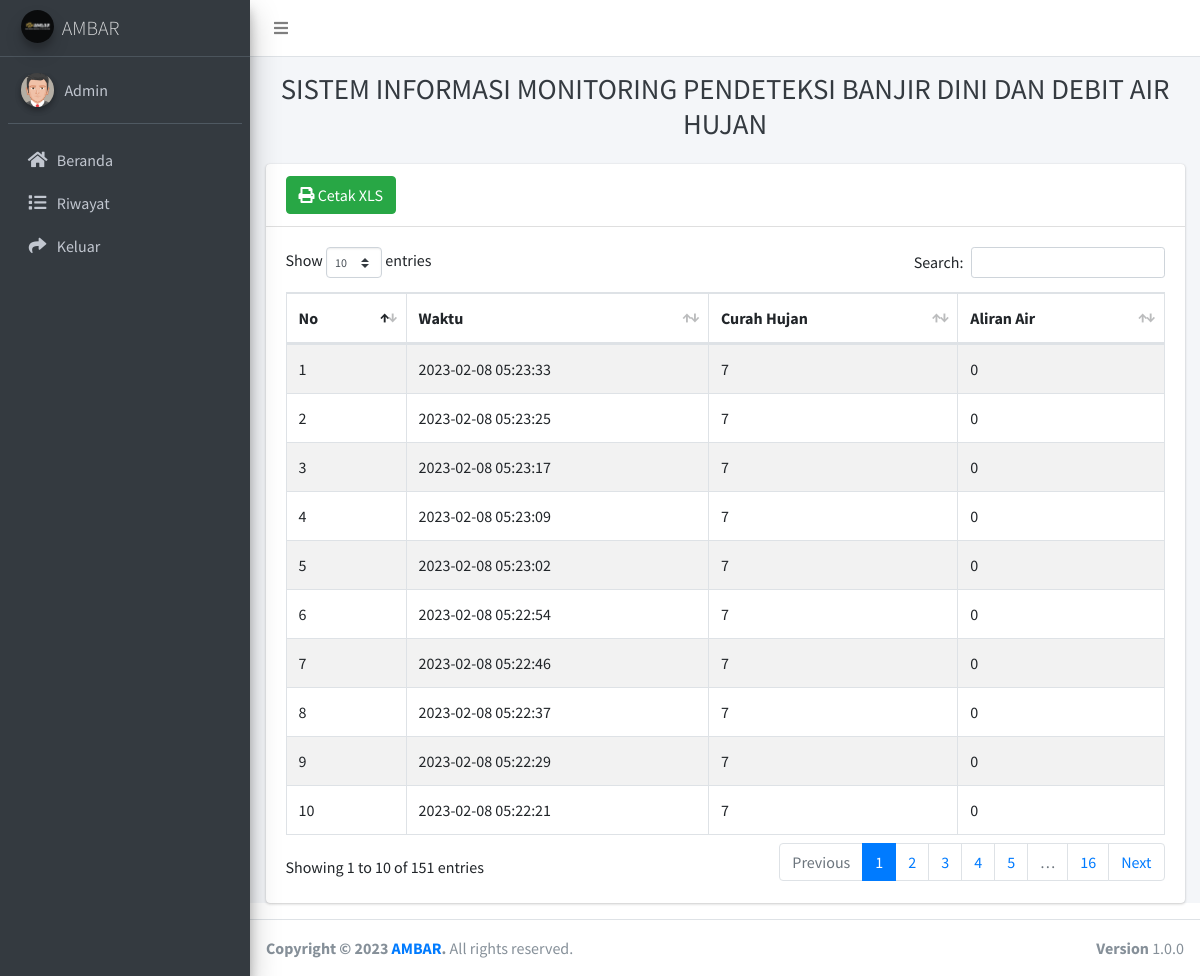
Screenshot of /index.php/riwayat with the database file from the repository.
### tables this page shows
CREATE TABLE `station1` (
  `id` int UNSIGNED NOT NULL,
  `suhu` double NOT NULL,
  `kelembaban` double NOT NULL,
  `created_at` timestamp NOT NULL DEFAULT CURRENT_TIMESTAMP ON UPDATE CURRENT_TIMESTAMP
);

### application/controllers/Riwayat.php (called while the page is built, shortened)
<?php
class Riwayat extends CI_Controller
{
    public function index()
    {
        $data['riwayat'] = $this->M_App->tampil_data("station1", "id", "DESC")->result();
        $this->load->view('template/header');
        $this->load->view('template/sidebar');
        $this->load->view('riwayat', $data);
        $this->load->view('template/footer');
    }
}

### index.php (called while the page is built, shortened)
<?php
require_once BASEPATH.'core/CodeIgniter.php';

### application/models/M_App.php (called while the page is built, shortened)
<?php
class M_App extends CI_Model
{
    public function tampil_data($nm_table, $field, $order, $limit = null)
    {
        $this->db->select('*');
        $this->db->from($nm_table);
        $this->db->order_by($field, $order);
        $this->db->limit($limit);
        return $this->db->get();
    }
}

### application/views/riwayat.php (the view)
<div class="card">
    <div class="card-header">
        <div>
            <a class=" btn btn-success" href="<?= base_url('Xls/xls') ?>"><i class="fas fa-print "></i> Cetak XLS</a>
        </div>
    </div>
    <div class="card-body">
        <table id="example1" class="table table-bordered table-striped">
            <thead>
                <tr>
                    <th>No</th>
                    <th>Waktu</th>
                    <th>Curah Hujan</th>
                    <th>Aliran Air</th>
                </tr>
            </thead>
            <tbody>
                <?php
                $no = 1;
                foreach ($riwayat as $data) :
                ?>
                    <tr>
                        <td><?= $no++ ?></td>
                        <td><?= $data->created_at ?></td>
                        <td><?= $data->suhu ?></td>
                        <td><?= $data->kelembaban ?></td>
                    </tr>
                <?php
                endforeach;
                ?>
            </tbody>
        </table>
    </div>
</div>

### application/views/template/header.php (shortened to what this page needs)
<!DOCTYPE html>
<html>
<head>
    <link rel="stylesheet" href="<?= base_url('assets/template') ?>/plugins/fontawesome-free/css/all.min.css">
    <link rel="stylesheet" href="https://code.ionicframework.com/ionicons/2.0.1/css/ionicons.min.css">
    <link rel="stylesheet" href="<?= base_url('assets/template') ?>/plugins/datatables-bs4/css/dataTables.bootstrap4.min.css">
    <link rel="stylesheet" href="<?= base_url('assets/template') ?>/plugins/datatables-responsive/css/responsive.bootstrap4.min.css">
    <link rel="stylesheet" href="<?= base_url('assets/template') ?>/dist/css/adminlte.min.css">
</head>

### application/views/template/sidebar.php (shortened to what this page needs)
<body class="hold-transition sidebar-mini">
    <div class="wrapper">
        <nav class="main-header navbar navbar-expand navbar-white navbar-light">
            <ul class="navbar-nav">
                <li class="nav-item">
                    <a class="nav-link" data-widget="pushmenu" href="#" role="button"><i class="fas fa-bars"></i></a>
                </li>
        </nav>
        <aside class="main-sidebar sidebar-dark-primary elevation-4">
            <a href="#" class="brand-link">
                <img src="<?= base_url('assets/template/') ?>dist/img/AMBAR11.jpg" alt="AdminLTE Logo" class="brand-image img-circle elevation-3" style="opacity: .8">
                <span class="brand-text font-weight-light">AMBAR</span>
            </a>
            <div class="sidebar">
                <div class="user-panel mt-3 pb-3 mb-3 d-flex">
                    <div class="image">
                        <img src="<?= base_url('assets/template/') ?>dist/img/Avatar5.png" class="img-circle elevation-2" alt="User Image">
                    </div>
                    <div class="info">
                        <a href="#" class="d-block">Admin</a>
                    </div>
                </div>
                <nav class="mt-2">
                    <ul class="nav nav-pills nav-sidebar flex-column" data-widget="treeview" role="menu" data-accordion="false">
                        <li class="nav-item">
                            <a href="<?= base_url('dashboard') ?>" class="nav-link">
                                <i class="nav-icon fas fa-home"></i>
                                <p>Beranda</p>
                            </a>
                        </li>
                        <li class="nav-item">
                            <a href="<?= base_url('riwayat') ?>" class="nav-link">
                                <i class="nav-icon fas fa-list"></i>
                                <p>Riwayat</p>
                            </a>
                        </li>
                        <li class="nav-item">
                            <a href="<?= base_url('Login/logout') ?>" class="nav-link">
                                <i class="nav-icon fas fa-share"></i>
                                <p>Keluar</p>
                            </a>
                        </li>
                    </ul>
                </nav>
            </div>
        </aside>
        <div class="content-wrapper">
            <div class="content-header">
                <div class="container-fluid">
                    <div class="row mb-2">
                        <div class="col-sm-12">
                            <h1 class="m-0 text-dark text-center">
                                SISTEM INFORMASI MONITORING PENDETEKSI BANJIR DINI DAN DEBIT AIR HUJAN
                            </h1>
                        </div>
                    </div>
                </div>
            </div>
            <div class="content">
                <div class="container-fluid">

### application/views/template/footer.php (shortened to what this page needs)
</div>
</div>
</div>
<footer class="main-footer">
    <div class="float-right d-none d-sm-block">
        <b>Version</b> 1.0.0
    </div>
    <strong>Copyright &copy; <?php echo date("Y"); ?> <a href="#">AMBAR</a>.</strong> All rights
    reserved.
</footer>
</div>
</body>
</html>

### rows the page displays
station1: created_at "2023-02-08 05:23:33", suhu "7", kelembaban "0"
station1: created_at "2023-02-08 05:23:25", suhu "7", kelembaban "0"
station1: created_at "2023-02-08 05:23:17", suhu "7", kelembaban "0"
station1: created_at "2023-02-08 05:23:09", suhu "7", kelembaban "0"
station1: created_at "2023-02-08 05:23:02", suhu "7", kelembaban "0"
station1: created_at "2023-02-08 05:22:54", suhu "7", kelembaban "0"
station1: created_at "2023-02-08 05:22:46", suhu "7", kelembaban "0"
station1: created_at "2023-02-08 05:22:37", suhu "7", kelembaban "0"
station1: created_at "2023-02-08 05:22:29", suhu "7", kelembaban "0"
station1: created_at "2023-02-08 05:22:21", suhu "7", kelembaban "0"
